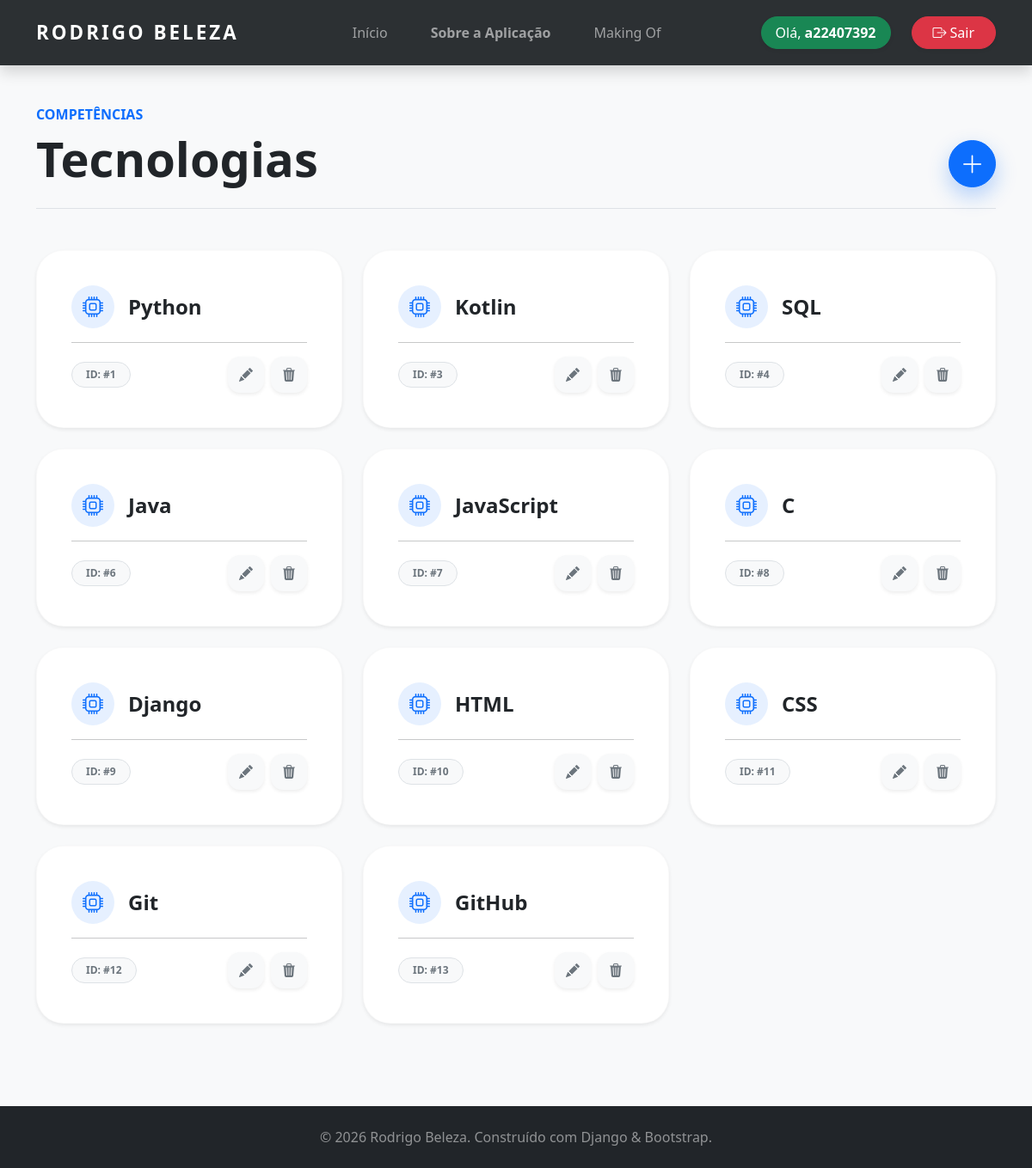
Page /tecnologias/ (signed in) on the committed database.
### portfolio/models.py (models this page shows, shortened)
class Tecnologia(models.Model):
    NIVEL_CHOICES = [(i, str(i)) for i in range(1, 6)]
    nome = models.CharField(max_length=100)
    logo = models.ImageField(upload_to='tecnologias/')
    link_oficial = models.URLField()
    detalhes = models.TextField()
    nivel_interesse = models.IntegerField(choices=NIVEL_CHOICES)
    tipo = models.ForeignKey(Tipo, on_delete=models.SET_NULL, null=True, related_name="tecnologias")

### portfolio/views.py (the view, shortened to what this page needs)
# urls.py: path('tecnologias/', views.tecnologias_view, name='tecnologias'),
@login_required
def tecnologias_view(request):
    tecnologias = Tecnologia.objects.all()
    return render(request, 'portfolio/tecnologias.html', {'tecnologias': tecnologias})

### portfolio/templates/portfolio/tecnologias.html (shortened to what this page needs)
{% extends 'portfolio/base.html' %}
{% block content %}
<div class="container py-5">
    <div class="d-flex justify-content-between align-items-end mb-5 border-bottom pb-4">
        <div>
            <h6 class="text-primary fw-bold text-uppercase ls-2 mb-2">Competências</h6>
            <h1 class="display-4 fw-bold mb-0">Tecnologias</h1>
        </div>
        {% if request.user.is_authenticated %}
            {% if request.user.is_superuser or request.user.groups.all.0.name == 'gestor-portfolio' %}
            <button class="btn btn-primary btn-add-header" data-bs-toggle="modal" data-bs-target="#modalAddTech" title="Adicionar Tecnologia">
                <i class="bi bi-plus-lg fs-3"></i>
            </button>
            {% endif %}
        {% endif %}
    </div>
    <div class="row g-4">
        {% for tecnologia in tecnologias %}
        <div class="col-md-6 col-lg-4">
            <div class="card tech-card shadow-sm rounded-5 p-4">
                <div class="card-body">
                    <div class="d-flex justify-content-between align-items-start mb-3">
                        <div class="d-flex align-items-center">
                            <div class="tech-icon-circle me-3">
                                <i class="bi bi-cpu"></i>
                            </div>
                            <h3 class="h4 fw-bold mb-0">{{ tecnologia.nome }}</h3>
                        </div>
                    </div>
                    <hr class="opacity-10 my-3">
                    <div class="d-flex justify-content-between align-items-center">
                        <span class="badge bg-light text-secondary rounded-pill px-3 py-2 border">
                            ID: #{{ tecnologia.id }}
                        </span>
                        {% if request.user.is_authenticated %}
                            {% if request.user.is_superuser or request.user.groups.all.0.name == 'gestor-portfolio' %}
                            <div class="d-flex gap-2">
                                <a href="{% url 'editar_tecnologia' tecnologia.id %}" class="action-btn btn-edit shadow-sm" title="Editar">
                                    <i class="bi bi-pencil-fill"></i>
                                </a>
                                <a href="{% url 'eliminar_tecnologia' tecnologia.id %}" class="action-btn btn-delete shadow-sm" title="Eliminar" onclick="return confirm('Tens a certeza que queres apagar {{ tecnologia.nome }}?');">
                                    <i class="bi bi-trash3-fill"></i>
                                </a>
                            </div>
                            {% endif %}
                        {% endif %}
                    </div>
                </div>
            </div>
        </div>
        {% endfor %}
    </div>
</div>
{% endblock %}

### portfolio/templates/portfolio/base.html (shortened to what this page needs)
<!DOCTYPE html>
<html lang="pt-pt">
<head>
    <link href="https://cdn.jsdelivr.net/npm/bootstrap@5.3.2/dist/css/bootstrap.min.css" rel="stylesheet">
    <link rel="stylesheet" href="https://cdn.jsdelivr.net/npm/bootstrap-icons@1.11.1/font/bootstrap-icons.css">
</head>
<body>
    <nav class="navbar navbar-expand-lg navbar-dark bg-dark sticky-top shadow py-3">
        <div class="container">
            <a class="navbar-brand" href="{% url 'home' %}">RODRIGO BELEZA</a>
            <div class="collapse navbar-collapse" id="navbarNav">
                <ul class="navbar-nav ms-auto align-items-center">
                    <li class="nav-item">
                        <a class="nav-link {% if request.resolver_match.url_name == 'home' %}active{% endif %}" href="{% url 'home' %}">Início</a>
                    </li>
                    <li class="nav-item">
                        <a class="nav-link fw-semibold {% if request.resolver_match.url_name == 'sobre' %}active{% endif %}" href="{% url 'sobre' %}">Sobre a Aplicação</a>
                    </li>
                    <li class="nav-item">
                        <a class="nav-link {% if request.resolver_match.url_name == 'makingofs' %}active{% endif %}" href="{% url 'makingofs' %}">Making Of</a>
                    </li>
                </ul>
                <ul class="navbar-nav ms-auto align-items-center gap-4">
                    {% if request.user.is_authenticated %}
                        <li class="nav-item">
                            <span class="btn btn-success rounded-pill px-3 shadow-sm nav-btn-animated" style="cursor: default;">
                                Olá, <strong>{{ request.user.username }}</strong>
                            </span>
                        </li>
                        <li class="nav-item">
                            <a class="btn btn-danger rounded-pill px-4 shadow-sm nav-btn-animated" href="{% url 'logout' %}">
                                <i class="bi bi-box-arrow-right me-1"></i>Sair
                            </a>
                        </li>
                    {% endif %}
                </ul>
            </div>
        </div>
    </nav>
    <main>
        {% block content %}
        {% endblock %}
    </main>
    <footer class="bg-dark text-white text-center py-4 mt-5">
        <div class="container">
            <p class="mb-0 text-white-50">&copy; 2026 Rodrigo Beleza. Construído com Django & Bootstrap.</p>
        </div>
    </footer>
</body>
</html>

### portfolio/templates/portfolio/base.html (style rules this page uses)
body { display: flex; flex-direction: column; min-height: 100vh; font-family: 'Segoe UI', Tahoma, Geneva, Verdana, sans-serif; background-color: #f8f9fa; }
main { flex: 1; }
.navbar { transition: all 0.3s ease; backdrop-filter: blur(10px); -webkit-backdrop-filter: blur(10px); background-color: rgba(33, 37, 41, 0.95) !important; }
.navbar-brand { font-weight: 800 !important; letter-spacing: 3px; text-transform: uppercase; font-size: 1.4rem; }
.nav-link { font-weight: 500; margin: 0 5px; padding: 8px 20px !important; transition: all 0.3s ease; border-radius: 50px; }
.nav-btn-animated { transition: all 0.3s cubic-bezier(0.25, 0.8, 0.25, 1); }

### portfolio/templates/portfolio/tecnologias.html (style rules this page uses)
.btn-add-header { width: 55px; height: 55px; border-radius: 50%; display: flex; align-items: center; justify-content: center; box-shadow: 0 10px 25px rgba(13, 110, 253, 0.3); transition: all 0.4s cubic-bezier(0.175, 0.885, 0.32, 1.275); }
.tech-card { transition: all 0.4s ease; background: #ffffff; border: 1px solid rgba(0,0,0,0.02); }
.action-btn { width: 42px; height: 42px; border-radius: 14px; display: flex; align-items: center; justify-content: center; transition: all 0.3s ease; border: none; background: #f8f9fa; color: #6c757d; text-decoration: none; }
.tech-icon-circle { width: 50px; height: 50px; background: rgba(13, 110, 253, 0.1); color: #0d6efd; border-radius: 50%; display: flex; align-items: center; justify-content: center; font-size: 1.5rem; }

### rows in the picture
Tecnologia: nome "Python", id "1"
Tecnologia: nome "Kotlin", id "3"
Tecnologia: nome "SQL", id "4"
Tecnologia: nome "Java", id "6"
Tecnologia: nome "JavaScript", id "7"
Tecnologia: nome "C", id "8"
Tecnologia: nome "Django", id "9"
Tecnologia: nome "HTML", id "10"
Tecnologia: nome "CSS", id "11"
Tecnologia: nome "Git", id "12"
Tecnologia: nome "GitHub", id "13"

### other values in the picture
{{ request.user.username }} "a22407392"
